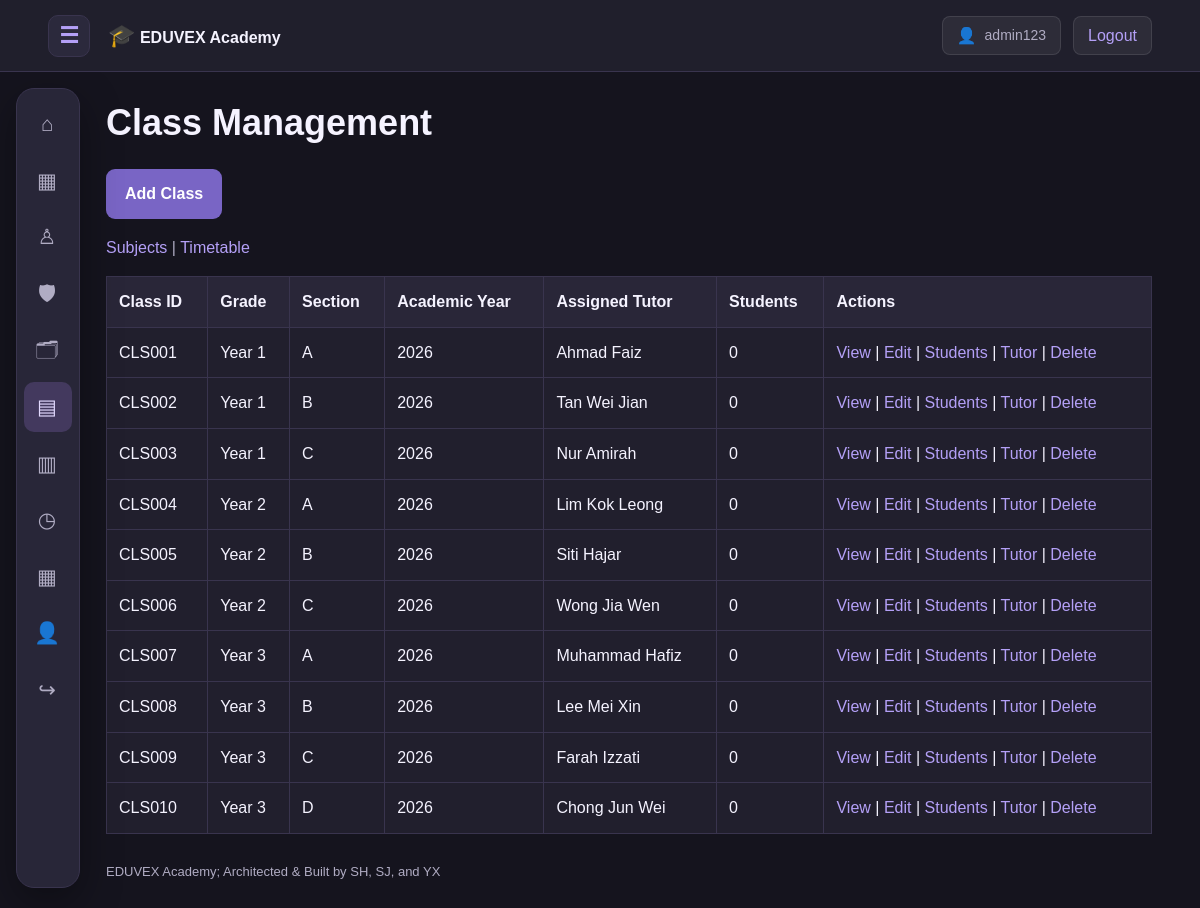
/class_management/index.php (signed in), run on the app's committed database.
### tables this page shows
CREATE TABLE IF NOT EXISTS classes (
    class_id VARCHAR(12) PRIMARY KEY,
    grade_level VARCHAR(60),
    section VARCHAR(30),
    academic_year SMALLINT,
    class_teacher_id VARCHAR(12)
);

CREATE TABLE IF NOT EXISTS staff (
    staff_id VARCHAR(12) PRIMARY KEY,
    staff_name VARCHAR(120) NOT NULL,
    staff_email VARCHAR(180) UNIQUE,
    staff_phone_number VARCHAR(30),
    staff_role VARCHAR(60)
);

### includes/functions.php (called while the page is built, shortened)
<?php
function h(mixed $value): string {
    return htmlspecialchars(
        (string)($value ?? ''),
        ENT_QUOTES | ENT_SUBSTITUTE,
        'UTF-8'
    );
}
function url(string $path = ''): string {
    return BASE_URL . '/' . ltrim($path, '/');
}
function me(): array {
    return [
        'id' => $_SESSION['user_id'] ?? null,
        'username' => $_SESSION['username'] ?? '',
        'role' => $_SESSION['role'] ?? ''
    ];
}

### class_management/index.php (the view, shortened to what this page needs)
<?php
require_once __DIR__ . '/../config/database.php';
$stmt = $pdo->query("
    SELECT c.*, s.staff_name,
        (SELECT COUNT(*)
         FROM student_enrolments e
         WHERE e.class_id = c.class_id) AS total_students
    FROM classes c
    LEFT JOIN staff s ON s.staff_id = c.class_teacher_id
    ORDER BY c.academic_year DESC, c.grade_level, c.section
");
$classes = $stmt->fetchAll();
require __DIR__ . '/../includes/header.php';
?>
<h1>Class Management</h1>
<?php if (me()['role'] === 'admin'): ?>
    <p>
        <a class="button" href="<?= h(url('class_management/add_class.php')) ?>">
            Add Class
        </a>
    </p>
<?php endif; ?>
<p>
    <a href="<?= h(url('class_management/subjects.php')) ?>">Subjects</a> |
    <a href="<?= h(url('class_management/timetable.php')) ?>">Timetable</a>
</p>
<div class="table-wrap">
<table>
    <thead>
        <tr>
            <th>Class ID</th>
            <th>Grade</th>
            <th>Section</th>
            <th>Academic Year</th>
            <th>Assigned Tutor</th>
            <th>Students</th>
            <th>Actions</th>
        </tr>
    </thead>
    <tbody>
    <?php foreach ($classes as $c): ?>
        <tr>
            <td><?= h($c['class_id']) ?></td>
            <td><?= h($c['grade_level']) ?></td>
            <td><?= h($c['section']) ?></td>
            <td><?= h($c['academic_year']) ?></td>
            <td><?= h($c['staff_name'] ?? 'Unassigned') ?></td>
            <td><?= h($c['total_students']) ?></td>
            <td>
                <a href="<?= h(url('class_management/view_class.php?id=' . urlencode($c['class_id']))) ?>">View</a>
                <?php if (me()['role'] === 'admin'): ?>
                    |
                    <a href="<?= h(url('class_management/edit_class.php?id=' . urlencode($c['class_id']))) ?>">Edit</a>
                    |
                    <a href="<?= h(url('class_management/assign_student.php?id=' . urlencode($c['class_id']))) ?>">Students</a>
                    |
                    <a href="<?= h(url('class_management/assign_tutor.php?id=' . urlencode($c['class_id']))) ?>">Tutor</a>
                    |
                    <a href="<?= h(url('class_management/delete_class.php?id=' . urlencode($c['class_id']))) ?>">Delete</a>
                <?php endif; ?>
            </td>
        </tr>
    <?php endforeach; ?>
    </tbody>
</table>
</div>
<?php require __DIR__ . '/../includes/footer.php'; ?>

### assets/css/style.css (style rules this page uses)
:root { color-scheme: dark; --bg: #15141E; --surface: #211F2D; --surface2: #292638; --line: #39344E; --accent: #B4A0F7; --accent-dark: #7965C5; --text: #F5F3FF; --muted: #B0ACC3; --nav-width: 64px; --header-height: 72px; }
* { box-sizing: border-box; }
html { scroll-behavior: smooth; scroll-padding-top: 90px; }
body { margin: 0; background: var(--bg); color: var(--text); font-family: Arial, Helvetica, sans-serif; font-size: 16px; line-height: 1.6; }
a { color: var(--accent); text-decoration: none; }
h1, h2, h3 { line-height: 1.25; }
h1 { font-size: clamp(28px, 3vw, 40px); }
p { color: var(--muted); }
button, .button { display: inline-block; padding: 11px 18px; border: 1px solid transparent; border-radius: 9px; background: var(--accent-dark); color: #FFFFFF; font-weight: 600; text-decoration: none; }
.table-wrap { overflow-x: auto; }
table { width: 100%; border-collapse: collapse; background: var(--surface); }
th, td { padding: 12px; border: 1px solid var(--line); text-align: left; }
th { background: var(--surface2); }

### data on the page
classes: class_id "CLS001", grade_level "Year 1", section "A", academic_year "2026", staff.staff_name "Ahmad Faiz", total_students "0"
classes: class_id "CLS002", grade_level "Year 1", section "B", academic_year "2026", staff.staff_name "Tan Wei Jian", total_students "0"
classes: class_id "CLS003", grade_level "Year 1", section "C", academic_year "2026", staff.staff_name "Nur Amirah", total_students "0"
classes: class_id "CLS004", grade_level "Year 2", section "A", academic_year "2026", staff.staff_name "Lim Kok Leong", total_students "0"
classes: class_id "CLS005", grade_level "Year 2", section "B", academic_year "2026", staff.staff_name "Siti Hajar", total_students "0"
classes: class_id "CLS006", grade_level "Year 2", section "C", academic_year "2026", staff.staff_name "Wong Jia Wen", total_students "0"
classes: class_id "CLS007", grade_level "Year 3", section "A", academic_year "2026", staff.staff_name "Muhammad Hafiz", total_students "0"
classes: class_id "CLS008", grade_level "Year 3", section "B", academic_year "2026", staff.staff_name "Lee Mei Xin", total_students "0"
classes: class_id "CLS009", grade_level "Year 3", section "C", academic_year "2026", staff.staff_name "Farah Izzati", total_students "0"
classes: class_id "CLS010", grade_level "Year 3", section "D", academic_year "2026", staff.staff_name "Chong Jun Wei", total_students "0"

### other printed values
$account['username'] "admin123"
$symbol "⌂"
$symbol "▦"
$symbol "♙"
$symbol "🛡"
$symbol "🗂"
$symbol "▤"
$symbol "▥"
$symbol "◷"
$symbol "👤"
$symbol "↪"
